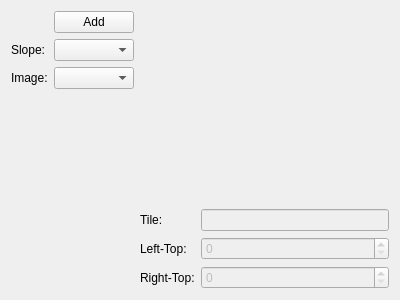
<?xml version="1.0" encoding="UTF-8"?>
<ui version="4.0">
 <class>SlopeEditTab</class>
 <widget class="QWidget" name="SlopeEditTab">
  <property name="geometry">
   <rect>
    <x>0</x>
    <y>0</y>
    <width>400</width>
    <height>300</height>
   </rect>
  </property>
  <property name="windowTitle">
   <string>Form</string>
  </property>
  <layout class="QHBoxLayout" name="horizontalLayout">
   <item>
    <layout class="QGridLayout" name="gridLayout_2">
     <item row="1" column="1">
      <widget class="QComboBox" name="currentSlopeComboBox"/>
     </item>
     <item row="3" column="0">
      <spacer name="verticalSpacer">
       <property name="orientation">
        <enum>Qt::Vertical</enum>
       </property>
       <property name="sizeHint" stdset="0">
        <size>
         <width>20</width>
         <height>40</height>
        </size>
       </property>
      </spacer>
     </item>
     <item row="0" column="1">
      <widget class="QPushButton" name="addSlopePushButton">
       <property name="text">
        <string>Add</string>
       </property>
      </widget>
     </item>
     <item row="1" column="0">
      <widget class="QLabel" name="label">
       <property name="text">
        <string>Slope:</string>
       </property>
      </widget>
     </item>
     <item row="2" column="0">
      <widget class="QLabel" name="label_5">
       <property name="text">
        <string>Image:</string>
       </property>
      </widget>
     </item>
     <item row="2" column="1">
      <widget class="QComboBox" name="imageComboBox"/>
     </item>
    </layout>
   </item>
   <item>
    <layout class="QGridLayout" name="gridLayout_3">
     <item row="0" column="0">
      <widget class="SlopePreviewWidget" name="slopePreviewWidget" native="true"/>
     </item>
     <item row="1" column="0">
      <layout class="QGridLayout" name="gridLayout_4">
       <item row="1" column="0">
        <widget class="QLabel" name="label_2">
         <property name="text">
          <string>Left-Top:</string>
         </property>
        </widget>
       </item>
       <item row="1" column="1">
        <widget class="QSpinBox" name="left_spinBox">
         <property name="enabled">
          <bool>false</bool>
         </property>
         <property name="maximum">
          <number>64</number>
         </property>
        </widget>
       </item>
       <item row="2" column="1">
        <widget class="QSpinBox" name="right_spinBox">
         <property name="enabled">
          <bool>false</bool>
         </property>
         <property name="maximum">
          <number>64</number>
         </property>
        </widget>
       </item>
       <item row="2" column="0">
        <widget class="QLabel" name="label_3">
         <property name="text">
          <string>Right-Top:</string>
         </property>
        </widget>
       </item>
       <item row="0" column="0">
        <widget class="QLabel" name="label_4">
         <property name="text">
          <string>Tile:</string>
         </property>
        </widget>
       </item>
       <item row="0" column="1">
        <widget class="QLineEdit" name="currentTileLineEdit">
         <property name="enabled">
          <bool>false</bool>
         </property>
        </widget>
       </item>
      </layout>
     </item>
    </layout>
   </item>
  </layout>
 </widget>
 <customwidgets>
  <customwidget>
   <class>SlopePreviewWidget</class>
   <extends>QWidget</extends>
   <header>widgets/slopepreviewwidget.h</header>
   <container>1</container>
  </customwidget>
 </customwidgets>
 <resources/>
 <connections/>
</ui>
